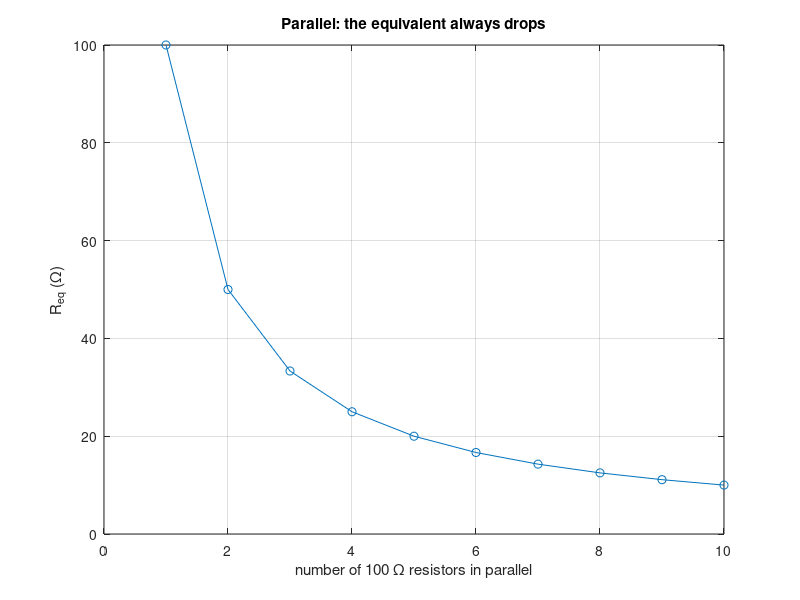

MATLAB code for this plot:
% Circuits 1 — Resistors in Parallel
%title: Series-Parallel Simplification (Example 3.1)
%ar-title: التبسيط بالتوالي والتوازي (مثال 3.1)
%lesson: c1-resistive-2
%course: circuits-1

%% Example 3.1 by reduction
%ar: مثال 3.1: 3 + 6 = 9 Ω، ثم 9 ∥ 18 = 6 Ω، ثم مع 4 Ω: Req = 10 Ω و is = 12 A و v1 = 72 V و i1 = 4 A و i2 = 8 A.
par = @(a, b) a*b/(a + b);
R9 = 3 + 6; Rp = par(18, R9); Req = 4 + Rp;
is = 120 / Req; v1 = is * Rp; i1 = v1/18; i2 = v1/9;
fprintf('Req = %g ohm, is = %g A, v1 = %g V, i1 = %g A, i2 = %g A\n', Req, is, v1, i1, i2)

%% The same circuit by node voltages
%ar: للتحقق: عقدة واحدة v1: (v1 − 120)/4 + v1/18 + v1/9 = 0.
v1n = (120/4) / (1/4 + 1/18 + 1/9);
fprintf('v1 from KCL = %g V\n', v1n)

%%! Project idea: adding resistors in parallel
%ar: مشروع: نضيف مقاومات 100 Ω على التوازي واحدة بعد أخرى ونرسم Req: كل فرع جديد يقلل المقاومة المكافئة (Req = 100/n).
n = 1:10; Rn = 1 ./ (n / 100);
plot(n, Rn, '-o'); grid on; xlabel('number of 100 \Omega resistors in parallel'); ylabel('R_{eq} (\Omega)'); title('Parallel: the equivalent always drops')
